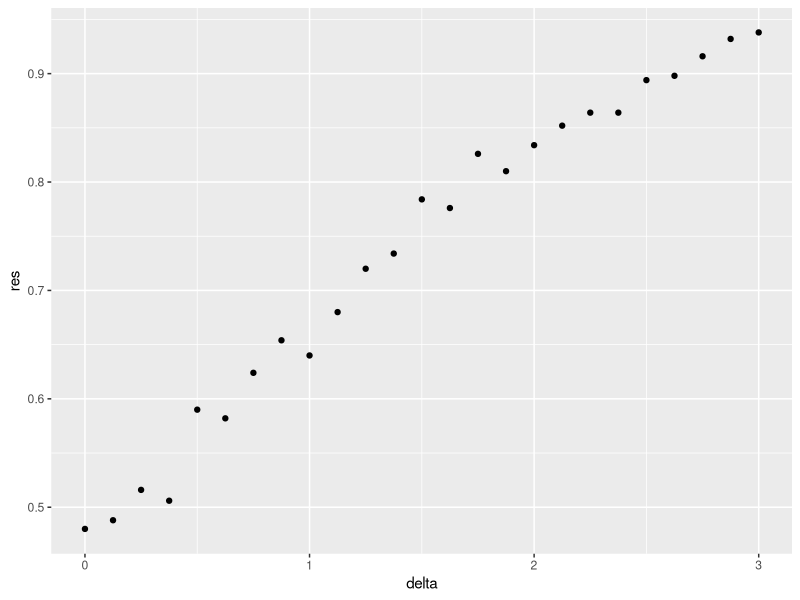

Generate this figure with R:
library(ggplot2)
library(caret)
library(dplyr)
set.seed(2, sample.kind="Rounding") #if you are using R 3.6 or later
make_data <- function(n = 1000, p = 0.5, 
                      mu_0 = 0, mu_1 = 2, 
                      sigma_0 = 1,  sigma_1 = 1){
  
  y <- rbinom(n, 1, p)
  f_0 <- rnorm(n, mu_0, sigma_0)
  f_1 <- rnorm(n, mu_1, sigma_1)
  x <- ifelse(y == 1, f_1, f_0)
  
  test_index <- createDataPartition(y, times = 1, p = 0.5, list = FALSE)
  
  list(train = data.frame(x = x, y = as.factor(y)) %>% slice(-test_index),
       test = data.frame(x = x, y = as.factor(y)) %>% slice(test_index))
}
dat <- make_data()

delta <- seq(0, 3, len = 25)
res <- sapply(delta, function(d){
  dat <- make_data(mu_1 = d)
  fit_glm <- dat$train %>% glm(y ~ x, family = "binomial", data = .)
  y_hat_glm <- ifelse(predict(fit_glm, dat$test) > 0.5, 1, 0) %>% factor(levels = c(0, 1))
  mean(y_hat_glm == dat$test$y)
})
qplot(delta, res)